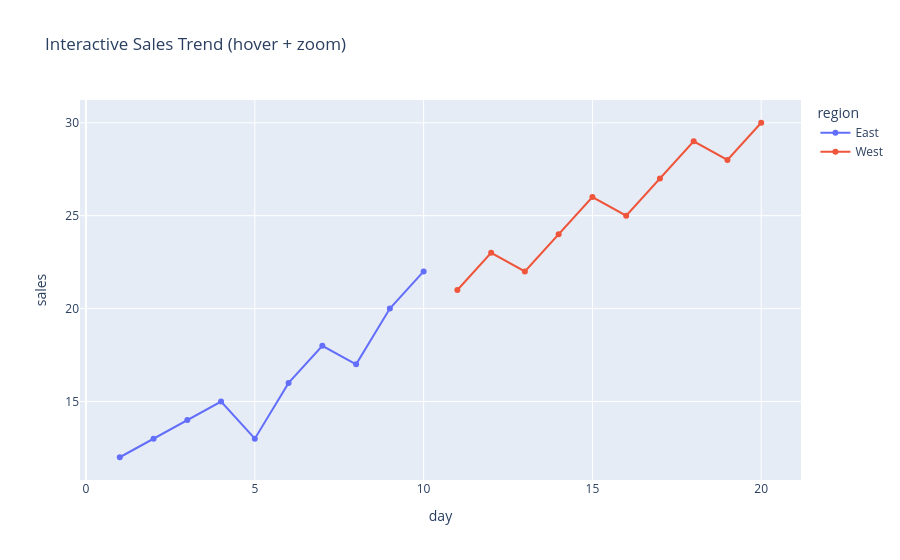

The notebook cell this image was saved under:
### Markdown cell above
### 5.4.1 Interactive line chart (trend + hover)

### Code cell
df = pd.DataFrame({
    "day": np.arange(1, 21),
    "sales": [12,13,14,15,13,16,18,17,20,22,21,23,22,24,26,25,27,29,28,30],
    "region": ["East"]*10 + ["West"]*10
})

fig = px.line(df, x="day", y="sales", color="region", markers=True,
              title="Interactive Sales Trend (hover + zoom)")
fig.show()

### Figure 1 — Plotly figure (JSON) as saved in the notebook; plotly's stock layout.template omitted (floating-point values rounded to 4 significant figures)
{"data": [{"hovertemplate": "region=East<br>day=%{x}<br>sales=%{y}<extra></extra>", "legendgroup": "East", "line": {"color": "#636efa", "dash": "solid"}, "marker": {"symbol": "circle"}, "mode": "lines+markers", "name": "East", "orientation": "v", "showlegend": true, "type": "scatter", "x": [1, 2, 3, 4, 5, 6, 7, 8, 9, 10], "xaxis": "x", "y": [12, 13, 14, 15, 13, 16, 18, 17, 20, 22], "yaxis": "y"}, {"hovertemplate": "region=West<br>day=%{x}<br>sales=%{y}<extra></extra>", "legendgroup": "West", "line": {"color": "#EF553B", "dash": "solid"}, "marker": {"symbol": "circle"}, "mode": "lines+markers", "name": "West", "orientation": "v", "showlegend": true, "type": "scatter", "x": [11, 12, 13, 14, 15, 16, 17, 18, 19, 20], "xaxis": "x", "y": [21, 23, 22, 24, 26, 25, 27, 29, 28, 30], "yaxis": "y"}], "layout": {"legend": {"title": {"text": "region"}, "tracegroupgap": 0}, "title": {"text": "Interactive Sales Trend (hover + zoom)"}, "xaxis": {"anchor": "y", "domain": [0, 1], "title": {"text": "day"}}, "yaxis": {"anchor": "x", "domain": [0, 1], "title": {"text": "sales"}}}}
